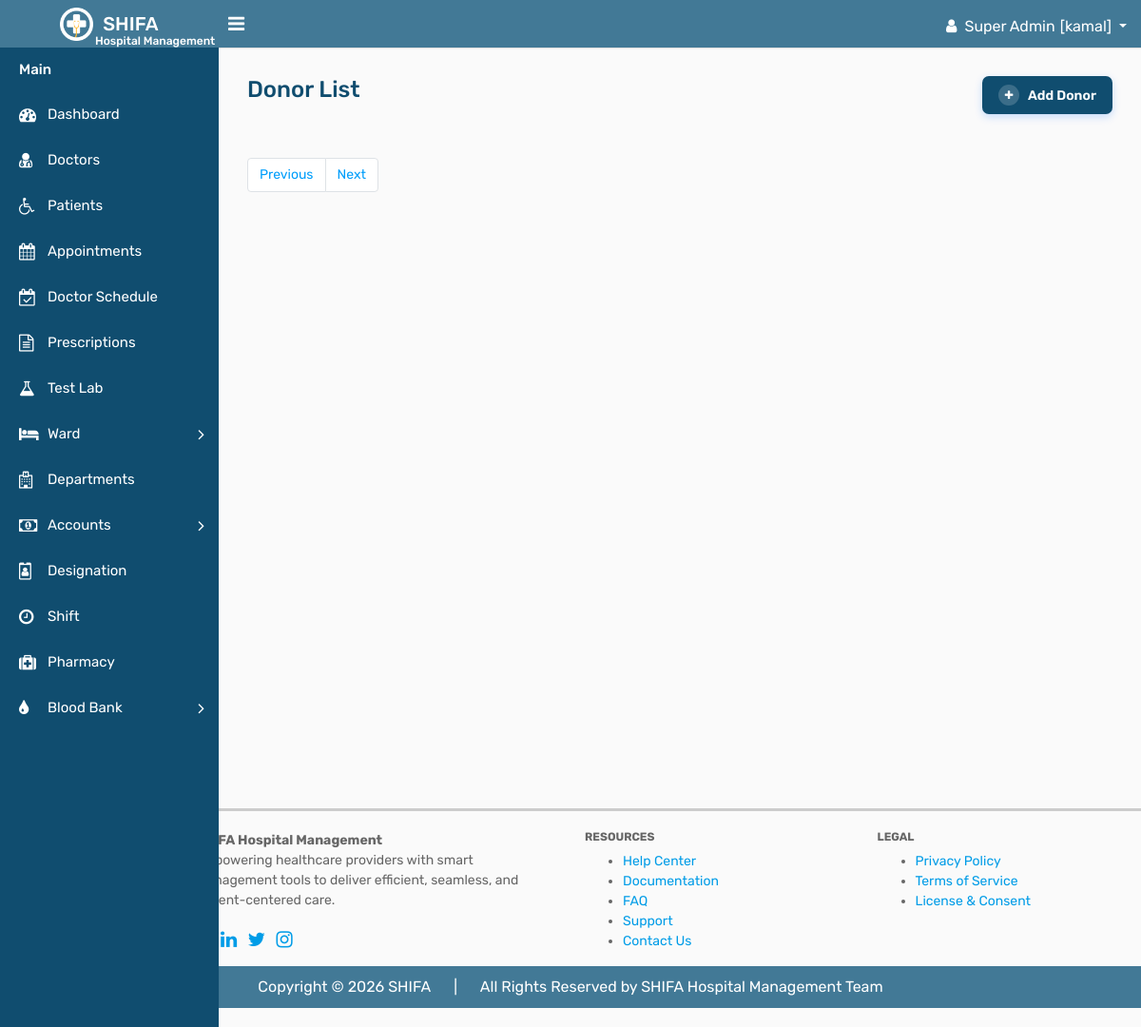
The page /blood_bank/donor/donor.php (signed in) on the database as committed earlier.
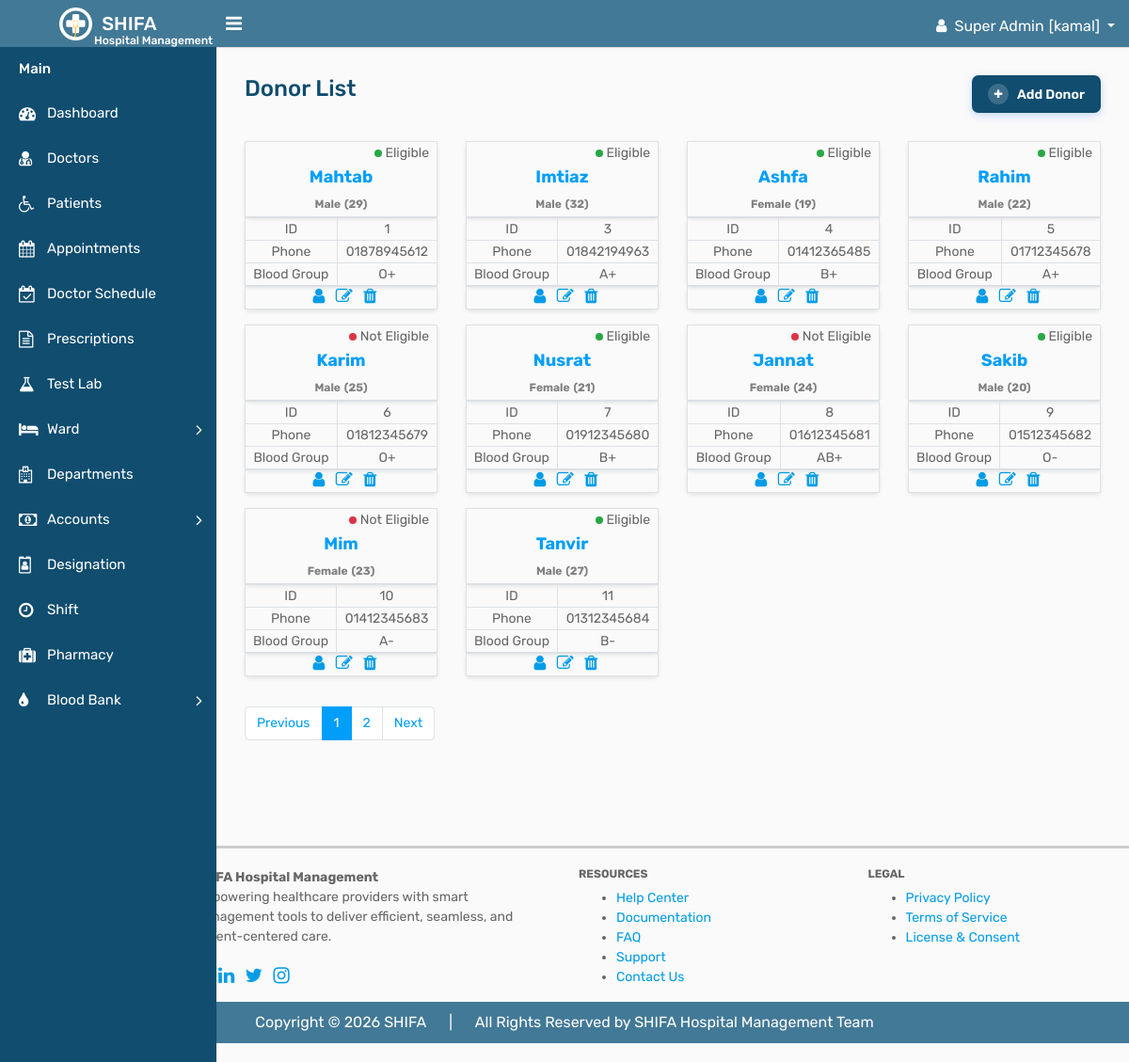
The same page on the database as committed later.
### tables this page shows
CREATE TABLE `donor` (
  `id` int(11) NOT NULL,
  `donor_name` varchar(255) DEFAULT NULL,
  `age` int(11) DEFAULT NULL,
  `gender` int(4) DEFAULT NULL COMMENT '1=male, 2=female',
  `phone` varchar(11) DEFAULT NULL,
  `address` varchar(255) DEFAULT NULL,
  `blood_group` varchar(10) DEFAULT NULL,
  `last_donation` date DEFAULT NULL,
  `donor_eligibility` int(4) DEFAULT NULL COMMENT '1=Eligible, 2=\r\nNot Eligible',
  `created_at` timestamp NULL DEFAULT NULL,
  `updated_at` timestamp NULL DEFAULT NULL,
  `deleted_at` timestamp NULL DEFAULT NULL
);

### crud/crud_class.php (called while the page is built, shortened)
<?php
class crud_class{
    private $host = "localhost";
    private $username = "root";
    private $password = "";
    private $database = "shifa";
    public $conn;
    public function __construct(){
        $this->conn = new mysqli($this->host, $this->username, $this->password, $this->database);
    }
    public function common_select($table, $columns = "*", $where = [],$where_condition = "AND", $order_by = "",
        $sort_order = "ASC",$limit = "",$offset = ""){
        $result=[
            "status"=>false,
            "data"=>[],
            "message"=>""
        ];
        $sql = "SELECT $columns FROM $table";
        if(!empty($where)){
            $where_clauses = [];
            foreach($where as $column => $value){
                $where_clauses[] = "$table" . "." . "$column = '" . $this->conn->real_escape_string($value) . "'";
            }
            $sql .= " WHERE " . implode(" $where_condition ", $where_clauses);
            $sql .= " AND deleted_at IS NULL";
        }else{
            $sql .= " WHERE deleted_at IS NULL";
        }
        if(!empty($order_by)){
            $sql .= " ORDER BY $order_by $sort_order";
        }
        if(!empty($limit)){
            $sql .= " LIMIT $limit";
        }
        $rs = $this->conn->query($sql);
        if($rs->num_rows > 0){
            $result["status"] = true;
            $result["message"] = "Records found";
            while($row = $rs->fetch_object()){
                $result["data"][] = $row;
            }
            return $result;
        } else {
            $result["message"] = "No records found";
            return $result;
        }
    }
    public function number_of_records($table){
        $sql = "SELECT COUNT(*) as total FROM $table";
        $rs = $this->conn->query($sql);
        if($rs->num_rows > 0){
            $row = $rs->fetch_object();
            return $row->total;
        } else {
            return 0;
        }
    }
}

### component/connection.php (called while the page is built, shortened)
<?php
    $base_url = "http://localhost/shifa/";
    require_once  ($_SERVER['DOCUMENT_ROOT'] . "/shifa/crud/crud_class.php");
    $crud = new crud_class();
?>

### blood_bank/donor/donor.php (the view, shortened to what the changed rows need)
<?php require_once "../../component/header.php"; ?>
<?php require_once "../../component/sidebar.php"; ?>
 <div class="page-wrapper">
    <div class="content">
        <div class="row">
        <?php
        if(isset($_GET['page']) && is_numeric($_GET['page'])){
            $page = (int)$_GET['page'];
            } else {
            $page = 1;
        }
        $donors = $crud->common_select("donor",'*',[],'AND','id','ASC',10,($page-1)*10);
        if ($donors['status']) {
            foreach ($donors['data'] as $donor) { ?>
        <div class="col-sm-6 col-md-3 mb-3">
            <table class="w-100" style="border: 1px solid #dee2e6; border-radius: 5px; box-shadow: 0 2px 4px rgba(0, 0, 0, 0.1);">
                <tr>
                    <td colspan="2" class="text-right pr-2"><?php if ($donor->donor_eligibility == '1') { ?><span style="display:inline-block;width:8px;height:8px;background:#28a745;border-radius:50%;"></span> Eligible
                    <?php } else { ?><span style="display:inline-block;width:8px;height:8px;background:#dc3545;border-radius:50%;"></span> Not Eligible<?php } ?></td>
                </tr>
                <tr>
                    <th class="text-center" colspan="2" style="font-size: 18px; color: #009efb;"><?= htmlspecialchars($donor->donor_name) ?><br>
                            <?php if ($donor->gender == 1) { ?>
                        <span style="font-size: 12px; color: gray;">Male</span>
                            <?php } else { ?>
                        <span style="font-size: 12px; color: gray;">Female</span>
                            <?php } ?>
                        <span style="font-size: 12px; color: gray;">(<?= htmlspecialchars($donor->age) ?>)</span>
                    </th>
                </tr>
            </table>
            <table border="1" class="w-100" style="border: 1px solid #dee2e6; border-radius: 5px; box-shadow: 0 2px 4px rgba(0, 0, 0, 0.1);">
                <tr class="text-center">
                    <td>ID</td>
                    <td><?= htmlspecialchars($donor->id) ?></td>
                </tr>
                <tr class="text-center">
                    <td>Phone</td>
                    <td><?= htmlspecialchars($donor->phone) ?></td>
                </tr>
                <tr class="text-center">
                    <td>Blood Group</td>
                    <td><?= htmlspecialchars($donor->blood_group) ?></td>
                </tr>
            </table>
            <table class="w-100" style="border: 1px solid #dee2e6; border-radius: 5px; box-shadow: 0 2px 4px rgba(0, 0, 0, 0.1);">
                <tr>
                    <td colspan="2" class="text-center">
                        <a href="<?= $base_url ?>blood_bank/donor/view_donor.php?id=<?= $donor->id ?>"><i class="fa fa-user pl-2" style="font-size: 18px;"></i></a>
                        <a href="<?= $base_url ?>blood_bank/donor/edit_donor.php?id=<?= $donor->id ?>"><i class="fa fa-edit pl-2" style="font-size: 18px;"></i></a>
                        <a onclick="return confirm('Are you sure you want to delete this donor?')" href="<?= $base_url ?>blood_bank/donor/delete_donor.php?id=<?= $donor->id ?>"><i class="fa fa-trash pl-2" style="font-size: 18px;"></i></a>
                    </td>
                </tr>
            </table>
        </div>
        <?php }} ?>
    </div>
    <div class="pb-3 ps-3 mt-3 d-flex justify-content-center justify-content-md-between justify-content-lg-between flex-wrap flex-md-nowrap">
        <nav aria-label="Page navigation" class="mb-3 mb-md-0 mb-lg-0">
            <?php
            $total_records = $crud->number_of_records("donor");
            $records_per_page = 10;
            $total_pages = ceil($total_records / $records_per_page);
            ?>
            <ul class="pagination">
                <?php for ($i = 1; $i <= $total_pages; $i++) { ?>
                <li class="page-item <?= ($i == $page) ? 'active' : '' ?>"><a class="page-link" href="<?= $base_url ?>donor/donor.php?page=<?= $i ?>"><?= $i ?></a></li>
                <?php } ?>
            </ul>
        </nav>
    </div>
</div>
</div>
<?php require_once "../../component/footer.php" ?>

Rows that differ between the two databases and show on the page:
added donor: donor_eligibility 1 (drawn), donor_name "Mahtab", gender "Male", age "29", id "1", phone "01878945612", blood_group "O+"
added donor: donor_eligibility 1 (drawn), donor_name "Imtiaz", gender "Male", age "32", id "3", phone "01842194963", blood_group "A+"
added donor: donor_eligibility 1 (drawn), donor_name "Ashfa", gender "Female", age "19", id "4", phone "01412365485", blood_group "B+"
added donor: donor_eligibility 1 (drawn), donor_name "Rahim", gender "Male", age "22", id "5", phone "01712345678", blood_group "A+"
added donor: donor_eligibility 2 (drawn), donor_name "Karim", gender "Male", age "25", id "6", phone "01812345679", blood_group "O+"
added donor: donor_eligibility 1 (drawn), donor_name "Nusrat", gender "Female", age "21", id "7", phone "01912345680", blood_group "B+"
added donor: donor_eligibility 2 (drawn), donor_name "Jannat", gender "Female", age "24", id "8", phone "01612345681", blood_group "AB+"
added donor: donor_eligibility 1 (drawn), donor_name "Sakib", gender "Male", age "20", id "9", phone "01512345682", blood_group "O-"
added donor: donor_eligibility 2 (drawn), donor_name "Mim", gender "Female", age "23", id "10", phone "01412345683", blood_group "A-"
added donor: donor_eligibility 1 (drawn), donor_name "Tanvir", gender "Male", age "27", id "11", phone "01312345684", blood_group "B-"
Other text that changed with them:
new list line: "1"
new list line: "2"
